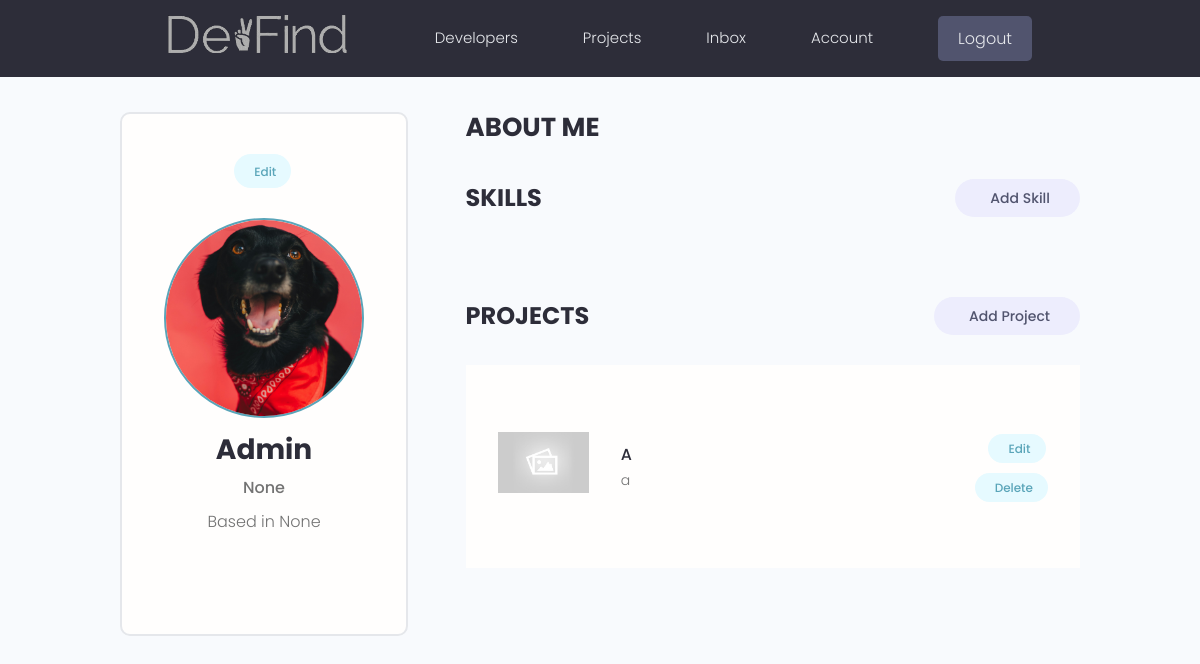
Page /account/ (signed in) on the earlier database version.
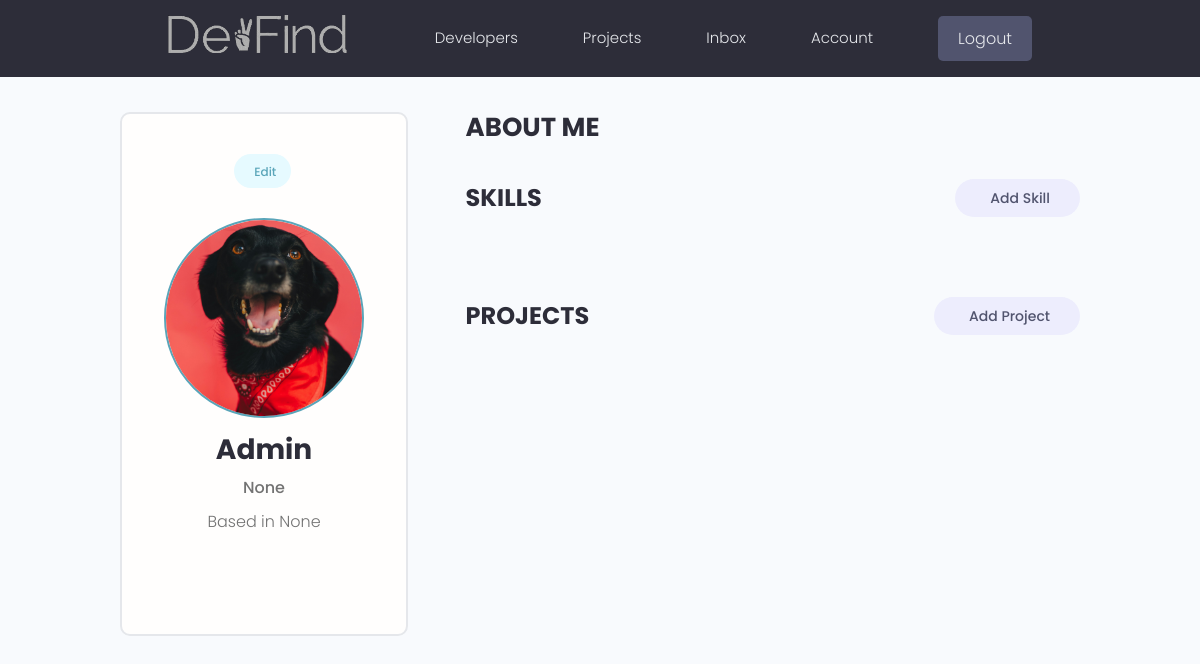
Same page on the later database version.
### projects/models.py (models this page shows, shortened)
class Project(models.Model):
    owner= models.ForeignKey(Profile, null=True, blank=True, on_delete=models.CASCADE)
    title = models.CharField(max_length=200)
    description = models.TextField(null=True, blank=True)
    featured_image = models.ImageField(null=True, blank=True, default="default.jpg")
    demo_link = models.CharField(max_length=2000, null=True, blank=True)
    source_link = models.CharField(max_length=2000, null=True, blank=True)
    tags = models.ManyToManyField('Tag', blank=True)
    vote_total = models.IntegerField(default=0, null=True, blank=True)
    vote_ratio = models.IntegerField(default=0, null=True, blank=True)
    created = models.DateTimeField(auto_now_add=True)
    id = models.UUIDField(default=uuid.uuid4, unique=True, primary_key=True, editable=False)
    class Meta:
        ordering = ['-vote_ratio', '-vote_total', 'title']
    @property
    def imageURL(self):
        try:
            url = self.featured_image.url
        except:
            url = '/static/images/default.jpg'
        return url

### users/views.py (the view)
# urls.py: path('account/', views.userAccount, name="account"),
@login_required(login_url='login')
def userAccount(request):
    profile = request.user.profile
    skills = profile.skill_set.all()
    projects = profile.project_set.all()
    context = {'profile': profile, 'skills':skills, 'projects':projects}
    return render(request, 'users/account.html', context)

### users/models.py (called while the page is built)
    @property
    def imageURL(self):
        try:
            url = self.profile_image.url
        except:
            url = '/static/images/profiles/user-default.jpg'
        return url

### users/templates/users/account.html (shortened to what this page needs)
{% extends 'main.html' %}
{% block content %}
  <main class="settingsPage profile my-md">
    <div class="container">
      <div class="layout">
        <div class="column column--1of3">
          <div class="card text-center">
            <div class="card__body dev">
              <a class="tag tag--pill tag--main settings__btn" href="{% url 'edit-account' %}"> Edit</a>
              <img class="avatar avatar--xl dev__avatar" src="{{profile.imageURL}}" />
              <h2 class="dev__name">{{profile.name}}</h2>
              <p class="dev__title">{{profile.short_intro}}</p>
              <p class="dev__location">Based in {{profile.location}}</p>
            </div>
          </div>
        </div>
        <div class="column column--2of3">
          <div class="devInfo">
            <h3 class="devInfo__title">About Me</h3>
          </div>
          <div class="settings">
            <h3 class="settings__title">Skills</h3>
            <a class="tag tag--pill tag--sub settings__btn tag--lg" href="{% url 'create-skill' %}"> Add Skill</a>
          </div>
          <div class="settings">
            <h3 class="settings__title">Projects</h3>
            <a class="tag tag--pill tag--sub settings__btn tag--lg" href="{% url 'create-project' %}"> Add Project</a>
          </div>
          <table class="settings__table">
            {% for project in projects %}
            <tr>
              <td class="settings__thumbnail">
                <a href="{% url 'project' project.id %}"><img src="{{project.imageURL}}" alt="Project Thumbnail" /></a>
              </td>
              <td class="settings__tableInfo">
                <a href="{% url 'project' project.id %}">{{project.title}}</a>
                <p>{{project.description|slice:"150"}}</p>
              </td>
              <td class="settings__tableActions">
                <a class="tag tag--pill tag--main settings__btn" href="{% url 'update-project' project.id %}"> Edit</a>
                <a class="tag tag--pill tag--main settings__btn" href="{% url 'delete-project' project.id %}?next=/account">
                  Delete</a>
              </td>
            </tr>
            {% endfor %}
          </table>
        </div>
      </div>
    </div>
  </main>
{% endblock content %}

Differences in the rows shown:
removed Project: title "A", description "a"
